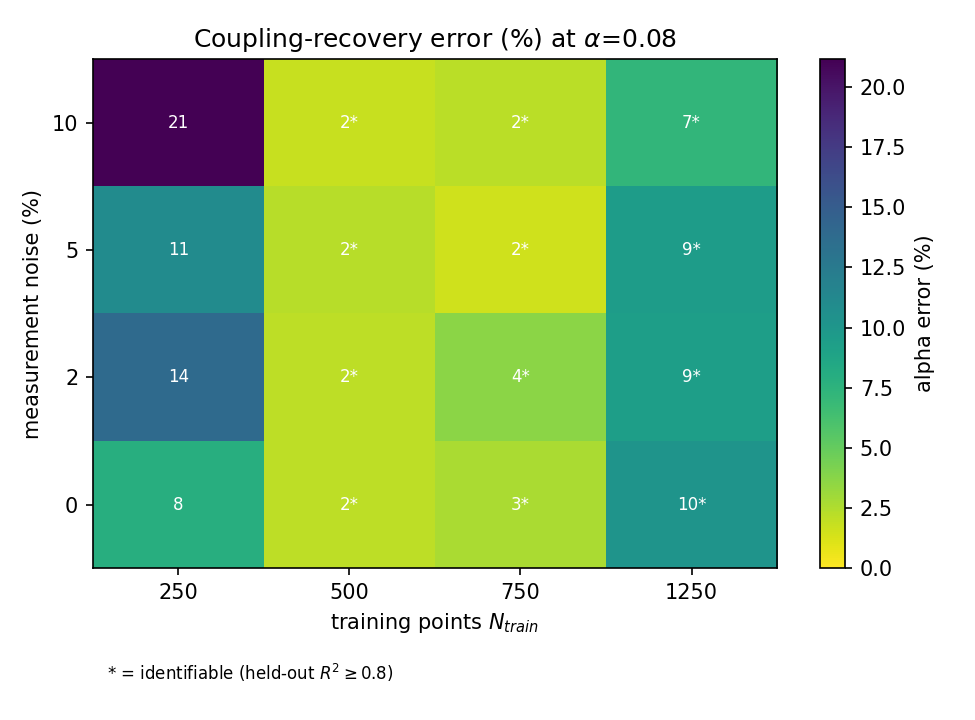

Here is the Python script that generated this plot:
"""Tier-2: detection-regime boundary for latent coupling as f(dataset size, noise).

Reviewers 2/4 asked for a quantitative boundary of the practical detection regime
rather than the single weak-coupling anecdote. Using the sound held-out-driver
protocol, we sweep training-sequence length (proxy for dataset size N) x measurement
noise at fixed alpha=0.08 and map where the coupling is identifiable (held-out
R^2 >= 0.8). This yields an empirical rule: the binding constraint is sample size,
not noise (recovery is noise-robust once N clears a threshold).

Budget env-overridable (EPOCHS, M, SEEDS).
"""
import os

import matplotlib
matplotlib.use("Agg")
import matplotlib.pyplot as plt
import numpy as np
import pandas as pd

import supplement_sound as SS

HERE = os.path.dirname(os.path.abspath(__file__))
ALPHA = 0.08
N_DRIVERS = [1, 2, 3, 5]                    # number of training driver realizations -> dataset size
NOISE = [0, 2, 5, 10]                       # measurement noise (%)
SEEDS = [int(s) for s in os.environ.get("SEEDS", "0,1,2").split(",")]
TRAIN_SEEDS = [42, 123, 456, 7, 99][:SS.M]
HELD_SEEDS = [777, 888, 555]
R2A = SS.R2_ACCEPT


def cell(n_drivers, noise, seed):
    drv = TRAIN_SEEDS[:n_drivers]
    train = [SS.realization(ALPHA, s, noise_pct=noise)[0] for s in drv]   # default stride/n_steps (short seqs)
    held = [SS.realization(ALPHA, s)[1] for s in HELD_SEEDS]
    gb = SS.realization(ALPHA, drv[0])[2]
    a, r2, _ = SS._train_track("psi", "physics", train, held, gb, seed=seed)
    return abs(a - ALPHA) / ALPHA * 100.0, r2


def main():
    print(f"Detection regime (alpha={ALPHA}) | EPOCHS={SS.EPOCHS} M={SS.M} stride={SS.STRIDE} seeds={SEEDS}")
    rows = []
    pts_per = int(0.667 * 3000 / SS.STRIDE)        # ~250 points per driver realization
    for nd in N_DRIVERS:
        n_train = nd * pts_per
        for noise in NOISE:
            errs, r2s = zip(*[cell(nd, noise, s) for s in SEEDS])
            rows.append(dict(n_drivers=nd, n_train_pts=n_train, noise_pct=noise,
                             err_pct=float(np.mean(errs)), r2=float(np.mean(r2s)),
                             identifiable=bool(np.mean(r2s) >= R2A)))
            print(f"  drivers={nd} (n_train={n_train:4d})  noise={noise:2d}%  "
                  f"err={rows[-1]['err_pct']:6.1f}%  R2={rows[-1]['r2']:.2f}  "
                  f"{'IDENTIFIABLE' if rows[-1]['identifiable'] else 'not'}")

    df = pd.DataFrame(rows)
    df.to_csv(os.path.join(HERE, "r7_detection_regime.csv"), index=False)

    # boundary: smallest n_train identifiable at every tested noise level
    ident = df[df.identifiable]
    rule = (f"identifiable for n_train >= {int(ident.n_train_pts.min())} across noise up to "
            f"{int(df.noise_pct.max())}%" if len(ident) else "not identifiable in tested grid")
    print("\nEmpirical boundary:", rule)

    # heatmap of err% with identifiable cells outlined
    piv = df.pivot(index="noise_pct", columns="n_train_pts", values="err_pct")
    idn = df.pivot(index="noise_pct", columns="n_train_pts", values="identifiable")
    fig, ax = plt.subplots(figsize=(6.5, 4.8))
    im = ax.imshow(piv.values, origin="lower", aspect="auto", cmap="viridis_r",
                   vmin=0, vmax=min(150, np.nanmax(piv.values)))
    ax.set_xticks(range(len(piv.columns))); ax.set_xticklabels(piv.columns)
    ax.set_yticks(range(len(piv.index))); ax.set_yticklabels(piv.index)
    ax.set_xlabel("training points $N_{train}$")
    ax.set_ylabel("measurement noise (%)")
    ax.set_title(f"Coupling-recovery error (%) at $\\alpha$={ALPHA}")
    for i in range(piv.shape[0]):
        for j in range(piv.shape[1]):
            mark = "*" if idn.values[i, j] else ""
            ax.text(j, i, f"{piv.values[i, j]:.0f}{mark}", ha="center", va="center",
                    color="w", fontsize=8)
    fig.colorbar(im, label="alpha error (%)")
    ax.text(0.02, -0.22, "* = identifiable (held-out $R^2\\geq0.8$)", transform=ax.transAxes, fontsize=8)
    fig.tight_layout()
    fig.savefig(os.path.join(HERE, "r7_detection_regime.png"), dpi=150)

    with open(os.path.join(HERE, "r7_detection_regime.tex"), "w") as f:
        f.write("\\begin{tabular}{rrrrc}\n\\toprule\n")
        f.write("$N_{train}$ & noise \\% & $\\alpha$ err \\% & held-out $R^2$ & identifiable \\\\\n\\midrule\n")
        for _, r in df.iterrows():
            f.write(f"{int(r['n_train_pts'])} & {int(r['noise_pct'])} & {r['err_pct']:.1f} & "
                    f"{r['r2']:.2f} & {'yes' if r['identifiable'] else 'no'} \\\\\n")
        f.write("\\bottomrule\n\\end{tabular}\n")
        f.write(f"% Detection regime at alpha={ALPHA}. Boundary: {rule}.\n")
    print("Saved: r7_detection_regime.csv / .tex / .png")


if __name__ == "__main__":
    main()
